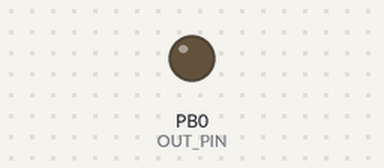
Recording of a program running on a simulated ATtiny13, built with avr-gcc and emulated at 9.6 MHz. On the bench: output pins drawn as LEDs (lit = HIGH).

Above: at 0.1 s.
Timing chart, 0 to 40.0 s (numbered marks = the images above):
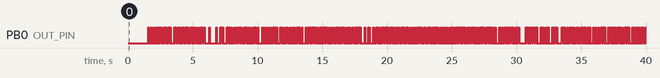

The program:

killswitch.c
```c
// 9.6 MHz, built in resonator
#define F_CPU 9600000

#include <avr/io.h>
#include <util/delay.h>

/* IO configuration */

#define OUT_PORT PORTB
#define OUT_DDR  DDRB
#define OUT_PIN  (1 << PINB0)

#define SW_PORT PORTB
#define SW_PINS PINB
#define SW_PIN  (1 << PINB0)

static uint8_t lfsr()
{
    static uint32_t S = 0x00000001;
    S = ((((S >> 31) ^ (S >> 30) ^ (S >> 29) ^ (S >> 27) ^ (S >> 25) ^ S ) & 0x00000001 ) << 31 ) | (S >> 1);
    return S & 1;
}

int main ()
{
    OUT_DDR |= OUT_PIN;

    /* pull-up */
    SW_PORT |= SW_PIN;

    while (1)
    {
        uint8_t b = lfsr();

        if (SW_PINS & SW_PIN)
            b = 0;

        if (b)
            OUT_PORT |= OUT_PIN;
        else
            OUT_PORT &= ~OUT_PIN;

        _delay_ms(50);
    }

    return 0;
}
```
